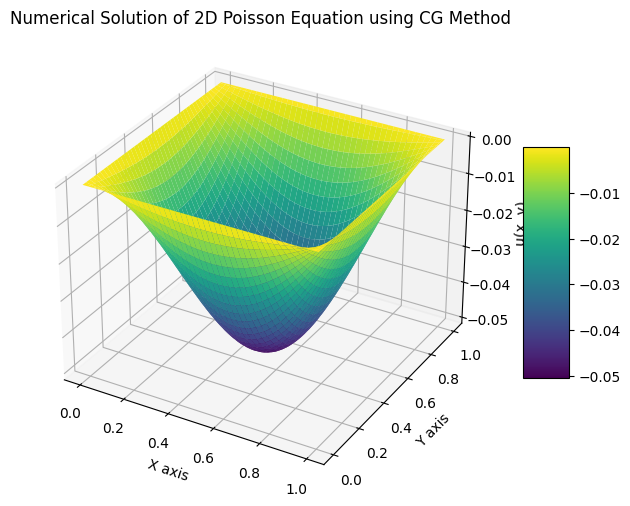

This figure's Python source:
#!/usr/bin/env python
# coding: utf-8

# In[1]:


import numpy as np
import matplotlib.pyplot as plt
from matplotlib.animation import FuncAnimation
from mpl_toolkits.mplot3d import Axes3D
from scipy.sparse import diags, block_diag, eye


# In[2]:


# Define grid and parameters
N = 128
h = 1.0 / (N - 1)
x = np.linspace(0, 1, N)
y = np.linspace(0, 1, N)
X, Y = np.meshgrid(x, y)


# In[3]:


# Exact solution
u_exact = -(1 / (2 * np.pi**2)) * np.sin(np.pi * X) * np.sin(np.pi * Y)


# In[4]:


# Plotting
fig = plt.figure(figsize=(8, 6))
ax = fig.add_subplot(111, projection='3d')
surf = ax.plot_surface(X, Y, u_exact, cmap='viridis', edgecolor='none')

# Labels and title
ax.set_xlabel('X axis')
ax.set_ylabel('Y axis')
ax.set_zlabel('u(x, y)')
ax.set_title('Exact Solution of 2D Poisson Equation')

# Colorbar
fig.colorbar(surf, ax=ax, shrink=0.5, aspect=5)

plt.show()


# In[5]:


# Initialize right-hand side (rhs)
rhs = np.sin(np.pi * X) * np.sin(np.pi * Y)
norm_rhs = np.linalg.norm(rhs)
print(norm_rhs)


# In[6]:


# Function to apply the discrete Laplacian
def apply_laplacian(u):
    laplacian_u = (np.roll(u, -1, axis=0) + np.roll(u, 1, axis=0) + np.roll(u, -1, axis=1) + np.roll(u, 1, axis=1) - 4 * u) / h**2
    laplacian_u[0, :] = laplacian_u[-1, :] = laplacian_u[:, 0] = laplacian_u[:, -1] = 0  # Enforce boundary conditions
    return laplacian_u


# In[9]:


# Initialize variables for CG method
u_cg = np.zeros((N, N))  # Initial guess
r = np.copy(rhs)  # Initial residual
p = np.copy(r)  # Initial direction
# x is like u[i,j], u[i+1,j],...,u[i,j+1],...,u[N-1,N-1]
tolerance = 1e-4
itmax = 1500
residual_norms = []


# Solve using the Conjugate Gradient method
b = rhs.ravel()  # Flatten the rhs for use in the CG algorithm

# CG Algorithm
x_k = np.zeros_like(b)  # Initial guess
r_k = b - apply_laplacian(x_k.reshape(N, N)).ravel()  # Initial residual
residual_norms.append(np.linalg.norm(r_k))
if np.linalg.norm(r_k) < tolerance:
    print("Initial guess is sufficient.")
else:
    p_k = r_k
    k = 0
    while True:
        Ap_k = apply_laplacian(p_k.reshape(N, N)).ravel()
        alpha_k = np.dot(r_k, r_k) / np.dot(p_k, Ap_k)
        x_k = x_k + alpha_k * p_k
        r_k_new = r_k - alpha_k * Ap_k
        residual_norms.append(np.linalg.norm(r_k_new))
        if np.linalg.norm(r_k_new) < tolerance:
            break
        beta_k = np.dot(r_k_new, r_k_new) / np.dot(r_k, r_k)
        p_k = r_k_new + beta_k * p_k
        r_k = r_k_new
        k += 1

# Reshape x_k back to 2D for plotting
u_cg = x_k.reshape(N, N)


# In[10]:


# Plotting the CG solution
fig = plt.figure(figsize=(8, 6))
ax = fig.add_subplot(111, projection='3d')
surf = ax.plot_surface(X, Y, u_cg, cmap='viridis', edgecolor='none')
ax.set_xlabel('X axis')
ax.set_ylabel('Y axis')
ax.set_zlabel('u(x, y)')
ax.set_title('Numerical Solution of 2D Poisson Equation using CG Method')
fig.colorbar(surf, ax=ax, shrink=0.5, aspect=5)
plt.show()


# In[12]:


relative_real_error = np.linalg.norm(u_exact - u_cg) / np.linalg.norm(u_exact)
print(f'\n The relative real error is {relative_real_error:.5e} \n')


# In[11]:


# Plotting the residual norms
plt.figure(figsize=(8, 6))
plt.plot(residual_norms, 'ko-', markersize=2, linewidth=0.5)
plt.xlabel('Number of Iterations', fontname='Times New Roman')
plt.ylabel('2-Norm of Residual', fontname='Times New Roman')
plt.title('Residual Norms over Iterations (CG Method)', fontname='Times New Roman', fontsize=20)
plt.grid(True)
plt.show()


# In[ ]:
